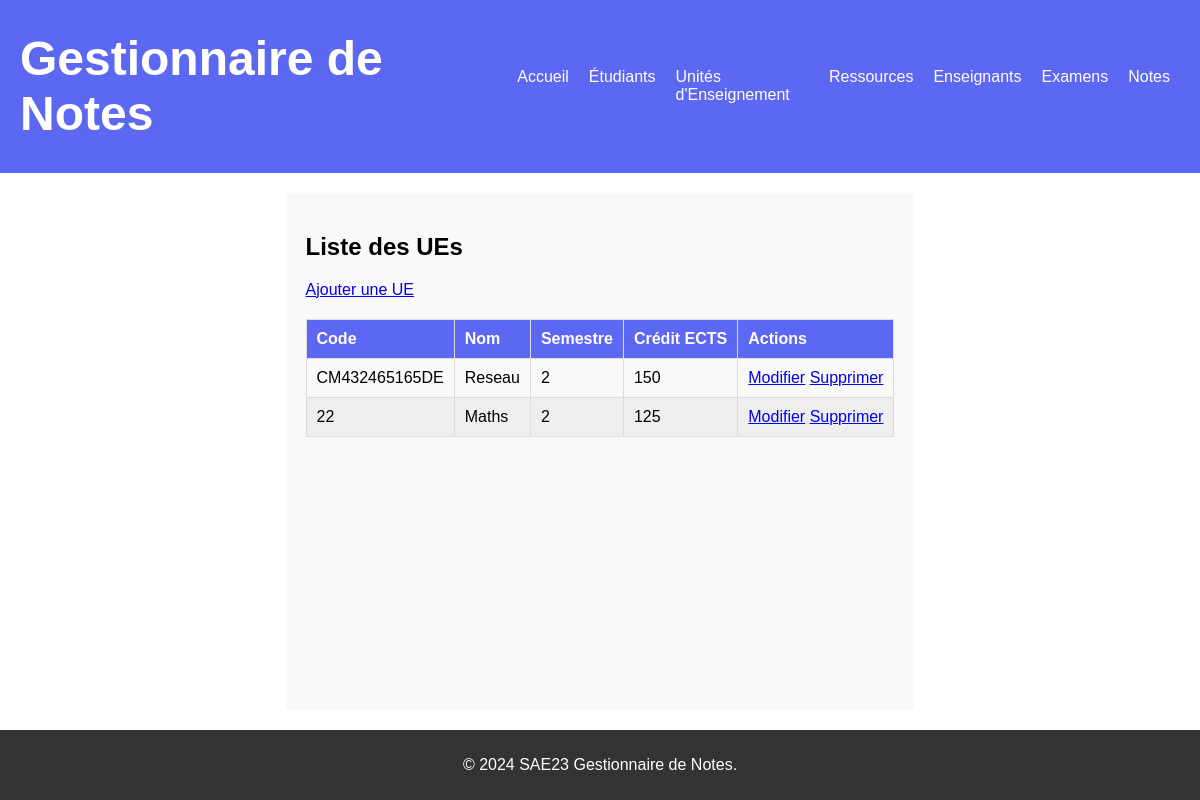
Page /ues/ on the committed database.
### gestionnaire_de_notes/models.py (models this page shows, shortened)
class UE(models.Model):
    code = models.CharField(max_length=30)
    nom = models.CharField(max_length=30)
    semestre = models.CharField(max_length=30)
    credit_ects = models.CharField(max_length=50)

### gestionnaire_de_notes/views.py (the view)
# urls.py: path('ues/', views.ue_list, name='ue_list'),
def ue_list(request):
    ues = UE.objects.all()
    return render(request, 'gestionnaire_de_notes/Ue/liste.html', {'ues': ues})

### gestionnaire_de_notes/templates/gestionnaire_de_notes/Ue/liste.html (shortened to what this page needs)
{% extends 'gestionnaire_de_notes/main.html' %}
{% block content %}
    <h2>Liste des UEs</h2>
    <a href="{% url 'ue_create' %}">Ajouter une UE</a>
    <table>
        <thead>
            <tr>
                <th>Code</th>
                <th>Nom</th>
                <th>Semestre</th>
                <th>Crédit ECTS</th>
                <th>Actions</th>
            </tr>
        </thead>
        <tbody>
            {% for ue in ues %}
                <tr>
                    <td>{{ ue.code }}</td>
                    <td>{{ ue.nom }}</td>
                    <td>{{ ue.semestre }}</td>
                    <td>{{ ue.credit_ects }}</td>
                    <td>
                        <a href="{% url 'ue_update' ue.pk %}">Modifier</a>
                        <a href="{% url 'ue_delete' ue.pk %}">Supprimer</a>
                    </td>
                </tr>
            {% endfor %}
        </tbody>
    </table>
{% endblock %}

### gestionnaire_de_notes/static/gestionnaire_de_notes/style.css (style rules this page uses)
html, body { height: 100%; margin: 0; padding: 0; font-family: Arial, sans-serif; }
body { display: flex; flex-direction: column; }
table { width: 100%; border-collapse: collapse; margin-top: 20px; }
th, td { padding: 10px; border: 1px solid #ddd; text-align: left; }
th { background-color: #5c67f2; color: white; }
td { background-color: #f9f9f9; }
tr:nth-child(even) td { background-color: #eee; }

### rows in the picture
UE: code "CM432465165DE", nom "Reseau", semestre "2", credit_ects "150"
UE: code "22", nom "Maths", semestre "2", credit_ects "125"
